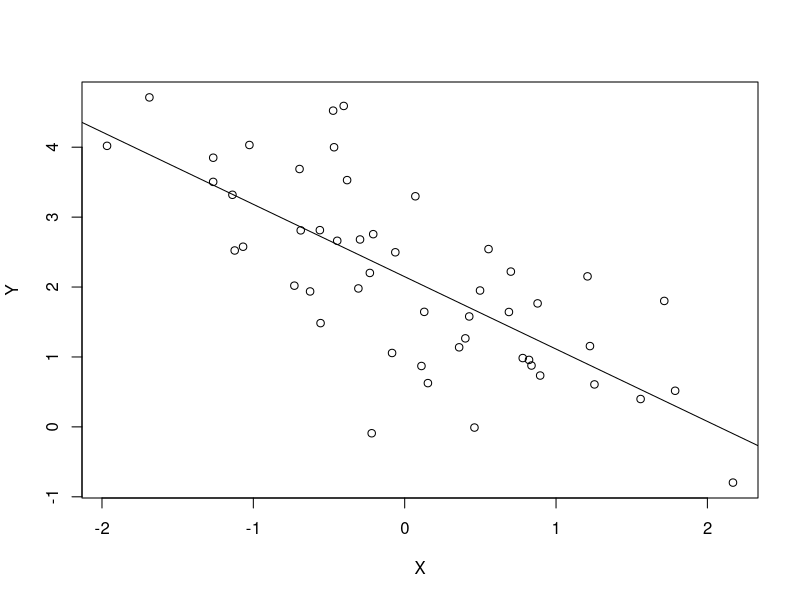
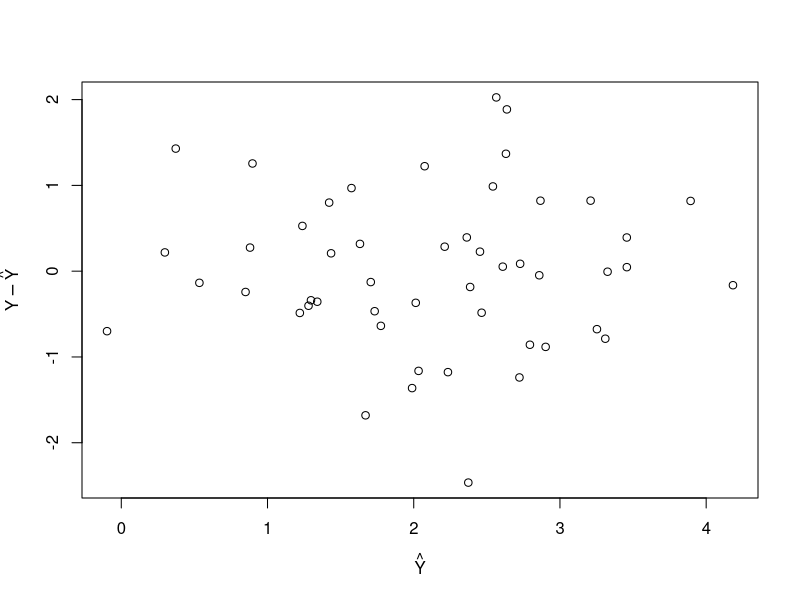
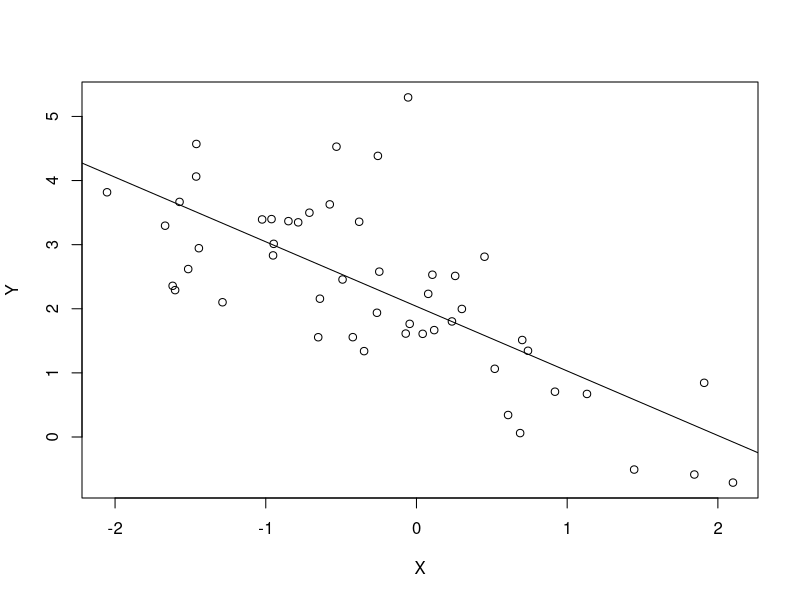

Source code (R) for these figures, in order: (Note: this script raises an error after producing the figures.)
## ---- chunk 1
knitr::opts_chunk$set(echo = TRUE)
## ---- chunk 2
# set seed for reproducibility
set.seed(123)

# define sample size, coefficients, regressor and response
n  <- 50
b0 <- c(2, -1)
x  <- rnorm(n)
y  <- b0[1] + b0[2] * x + rnorm(n)

# Constructor for `simple_lin_regression`.
#
# This function computes the ordinary least squares estimate
# for the simple linear regression E[y|x] = b0 + b1 * x.
#
# Params: y - a vector with n elements; observed responses
#         x - a vector with n elements; observed regressors
#
# Returns: an S3 object of type simple_lin_regression
#
simple_lin_regression <- function(y, x) {
  # define design matrix
  n <- length(y)
  D <- matrix(c(rep(1, n), x), ncol = 2)
  
  # compute the OLS estimate
  b <- solve(t(D) %*% D) %*% t(D) %*% y 
  
  # the object will encapsulate y, X and b
  slr <- list(response=y, regressor=x, estimate=b)
  
  # the object `slr` is declared to be an S3 object of
  # class "simple_lin_regression", by
  class(slr) <- "simple_lin_regression"
  
  return(slr)
}

sl1 <- simple_lin_regression(y, x)
## ---- chunk 3
print.simple_lin_regression <- function(x, ...) {
  cat("head(x) =", head(x$regressor), "\n")
  cat("head(y) =", head(x$response), "\n\n")
  cat("Estimated regression: E[y|x] = b0 + b1 * x\n")
  cat("b0 = ", x$estimate[1], " and b1 = ", x$estimate[2], ".\n", sep = "")
}

plot.simple_lin_regression <- function(x, y = NULL, ...) {
  plot(x = x$regressor, y = x$response,
       xlab = expression(X), ylab = expression(Y))
  abline(a = x$estimate[1], b = x$estimate[2])
}
## ---- chunk 4
print(sl1)
plot(sl1)
## ---- chunk 5
plot
## ---- chunk 6
residual_analysis <- function(x) {
  UseMethod("residual_analysis")
}
## ---- chunk 7
residual_analysis.simple_lin_regression <- function(x) {
  predictions <- x$estimate[1] + x$estimate[2] * x$regressor
  plot(x = predictions, y = x$response - predictions,
       xlab = expression(hat(Y)), ylab = expression(Y - hat(Y)))
}
## ---- chunk 8
residual_analysis(sl1)
## ---- chunk 9
ord_factor <- ordered(c("a", "b", "a"))
class(ord_factor)
## ---- chunk 10
# define objects of class parent and child, respectively.
P <- structure(numeric(), class = "parent_class")
C <- structure(numeric(), class = c("child_class", "parent_class"))

# now implement print, first for parent_class
print.parent_class <- function(x) {
  cat("this is print for parent_class objects")
}

print(P)
print(C)

# now implement print for child_class
print.child_class <- function(x) {
  cat("this is print for child_class objects")
}

print(P)
print(C)
## ---- chunk 11
library(methods)
## ---- chunk 12
setClass("simple_lin_regression",
   slots = c(
     response  = "numeric",
     regressor = "numeric",
     estimate  = "numeric"
     )
)
## ---- chunk 13
setMethod("initialize", "simple_lin_regression",
  function(.Object, response, regressor) {
    .Object@response  <- response
    .Object@regressor <- regressor

    # define design matrix
    n <- length(response)
    D <- matrix(c(rep(1, n), regressor), ncol = 2)

    # compute the OLS estimate
    b <- solve(t(D) %*% D) %*% t(D) %*% response
    .Object@estimate <- as.numeric(b)
    return(.Object)
  }
)
## ---- chunk 14
setMethod("print", "simple_lin_regression",
  function(x) {
    cat("head(x) =", head(x@regressor), "\n")
    cat("head(y) =", head(x@response), "\n\n")
    cat("Estimated regression: E[y|x] = b0 + b1 * x\n")
    cat("b0 = ", x@estimate[1], " and b1 = ", x@estimate[2], ".\n", sep = "")
  }
)

setMethod("plot", "simple_lin_regression",
  function(x) {
    plot(x = x@regressor, y = x@response,
         xlab = expression(X), ylab = expression(Y))
    abline(a = x@estimate[1], b = x@estimate[2])
  }
)
## ---- chunk 15
n  <- 50
b0 <- c(2, -1)
x  <- rnorm(n)
y  <- b0[1] + b0[2] * x + rnorm(n)
slm1 <- new("simple_lin_regression", response=y, regressor=x)
str(slm1)
print(slm1)
plot(slm1)
## ---- chunk 16
setGeneric("residual_analysis")

setMethod("residual_analysis", "simple_lin_regression",
  function(x) {
    predictions <- x@estimate[1] + x@estimate[2] * x@regressor
    plot(x=predictions, y=x@response - predictions,
         xlab=expression(hat(Y)), ylab=expression(Y - hat(Y)))
  }
)

residual_analysis(slm1)
## ---- chunk 17
setGeneric("response", function(x) standardGeneric("response"))
setGeneric("response<-", function(x, value) standardGeneric("response<-"))

setMethod("response", "simple_lin_regression", function(x) x@response)
setMethod("response<-", "simple_lin_regression",
  function(x, value) {
    x <- initialize(x, response = value, regressor = x@regressor)
    validObject(x)
    return(x)
  }
)
## ---- chunk 18
print(slm1)
response(slm1)[1] <- response(slm1)[1] + 20
print(slm1)
## ---- chunk 19
#>  response(slm1) <- "this shouldn't be text!"

##  Error in (function (cl, name, valueClass)  :
##    assignment of an object of class “character” is not valid for @‘response’
##    in an object of class “simple_linear_regression”; is(value, #"numeric")
##    is not TRUE
## ---- chunk 20
setValidity("simple_lin_regression",
            function(object) {
              if(length(object@response) == length(object@regressor)) TRUE
              else paste("Unequal lengths of regressor and response.")
            })

## ---- chunk 21
#>  response(slm1) <- response(slm1)[1:49]

## Error in validObject(x) :
##   invalid class “simple_lin_regression” object: Unequal lengths of regressor
##   and response.
## ---- chunk 22
setGeneric("regressor", function(x) standardGeneric("regressor"))
setGeneric("regressor<-", function(x, value) standardGeneric("regressor<-"))

setMethod("regressor", "simple_lin_regression", function(x) x@regressor)
setMethod("regressor<-", "simple_lin_regression",
  function(x, value) {
    x <- initialize(x, response = x@response, regressor = value)
    validObject(x)
    return(x)
  }
)

setGeneric("estimate", function(x) standardGeneric("estimate"))
setMethod("estimate", "simple_lin_regression", function(x) x@estimate)
## ---- chunk 23
estimate(slm1)
regressor(slm1)[1] <- regressor(slm1)[1] + 20
estimate(slm1)
## ---- chunk 24
residual_analysis(slm1)
## ---- chunk 25
library(methods)

DataContainer <- setRefClass("DataContainer",
                             fields=c(data="numeric", flag="logical", result="numeric"))

DataContainer$methods(
  initialize = function(data) {
    .self$data <- data
    .self$flag <- FALSE
  },
  doComputation = function() {
    cat("MSG: doing computation now!\n")
    .self$result <- mean(.self$data)
    .self$flag   <- TRUE
  },
  show = function() {
    cat("head(data) =", head(.self$data), "\n", sep=" ")
    cat("result     =", head(.self$result), "\n", sep=" ")
  },
  getResult = function() {
    if (!flag) {
      .self$doComputation()
    }
    return(result)
  },
  setData = function(value) {
    .self$initialize(data = value)
  }
)
## ---- chunk 26
dC1 <- DataContainer$new(data=rnorm(5))

dC1             # no result set yet!
dC1$getResult() # calling getResult() will compute the result
dC1             # now the result is set
dC1$getResult() # calling getResult() a second time returns the result,
                # but doesn't do the computation again

# We now reset data to new numbers and then redo the above:
dC1$setData(rnorm(5))

dC1             # no result set yet!
dC1$getResult() # calling getResult() will compute the result
dC1             # now the result is set
dC1$getResult() # calling getResult() a second time returns the result,
                # but doesn't do the computation again
## ---- chunk 27

setClass("DataContainer_S4",
  slots = c(data="numeric", flag="logical", result="numeric"))

setMethod("initialize", "DataContainer_S4",
  function(.Object, data){
    .Object@data <- data
    .Object@flag <- FALSE
    return(.Object)
  }
)

setGeneric("doComputation", function(x) standardGeneric("doComputation"))
setMethod("doComputation", "DataContainer_S4",
  function(x) {
    cat("MSG: doing computation now!\n")
    x@result <- mean(x@data)
    x@flag   <- TRUE
    return(x)
  }
)

setMethod("show", "DataContainer_S4",
  function(object) {
    cat("head(data) =", head(object@data), "\n", sep=" ")
    cat("result     =", object@result, "\n", sep=" ")
  }
)

setGeneric("result", function(x) standardGeneric("result"))
setMethod("result", "DataContainer_S4",
  function(x) {
    if (!x@flag) {
      x <- doComputation(x)
    }
    return(x@result)
  }
)

setGeneric("data<-", function(x, value) standardGeneric("data<-"))
setMethod("data<-", "DataContainer_S4",
  function(x, value) {
    x <- initialize(x, data=value)
    return(x)
  }
)

dC1 <- new("DataContainer_S4", data=rnorm(5))

dC1         # no result set yet!
result(dC1) # calling getResult() will compute the result
dC1         # but dC1$result is not set
